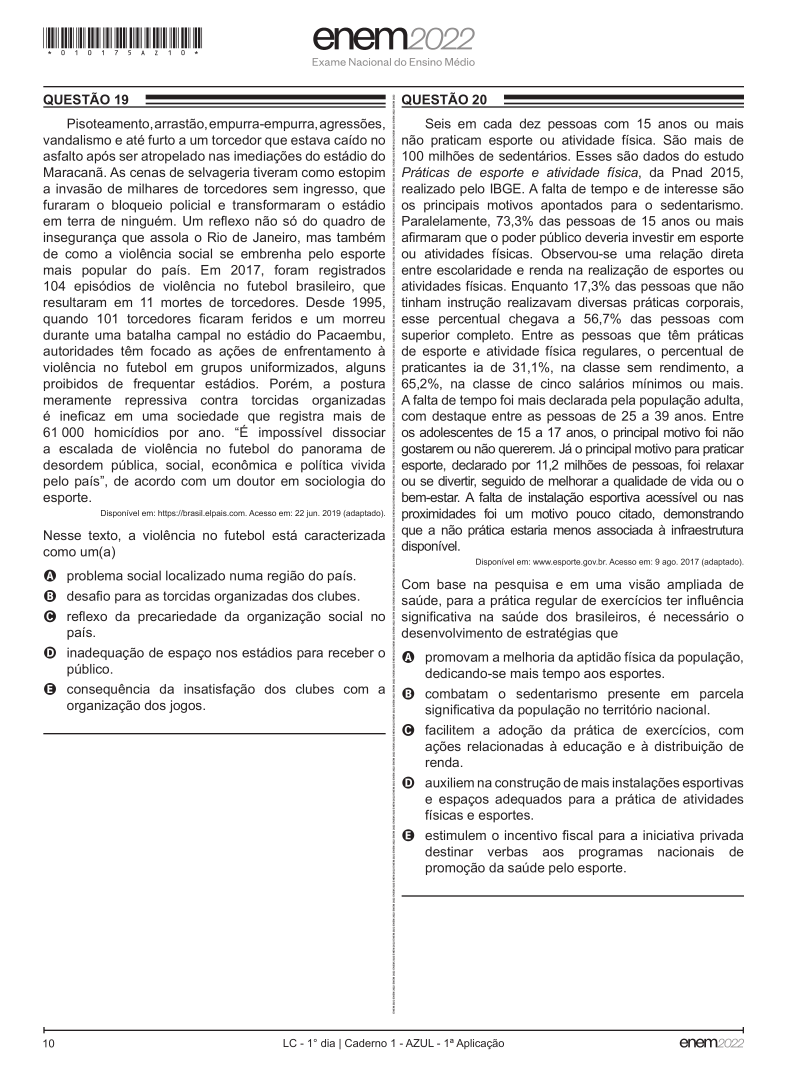
#> input picture 2.passo/imagens-convertidas/pagina_enem_10.png, 2363 x 3249 px (shown at 1/3 size); its folder holds 4 pictures in this run
$ python remover_bordas.py
#> lines starting #> are read from the running program, lines starting #| are printed output that depends on the picture
"""
Propósito: remover as bordas externas das páginas
Autor: Alexandre Nassar de Peder
Criação: 02/10/2025
Atualização: 03/06/2026

OBS1: puxe a pasta "imagens-convertidas" do passo 1 para essa pasta do passo 2

OBS2: este código vai criar uma pasta de saída chamada "sem-bordas-externas", vai cortar as margens externas de cada página e salvar as imagens cortadas nessa pasta criada

OBS3: execute o código.
"""

from PIL import Image
import os

pasta_imagens = "imagens-convertidas"
pasta_saida = "sem-bordas-externas"

os.makedirs(pasta_saida, exist_ok=True)

for nome_arquivo in os.listdir(pasta_imagens):
    if nome_arquivo.lower().endswith(".png"):
        caminho_entrada = os.path.join(pasta_imagens, nome_arquivo)
        imagem = Image.open(caminho_entrada)
#> imagem is the input picture: PIL image 2363x3249 RGB; mean R, G, B 235.2, 234.8, 234.9

        largura, altura = imagem.size
#> largura = 2363; altura = 3249
        caixa_corte = (130, 284, largura - 130, altura - 155)
#> caixa_corte = (130, 284, 2233, 3094)
        imagem_cortada = imagem.crop(caixa_corte)
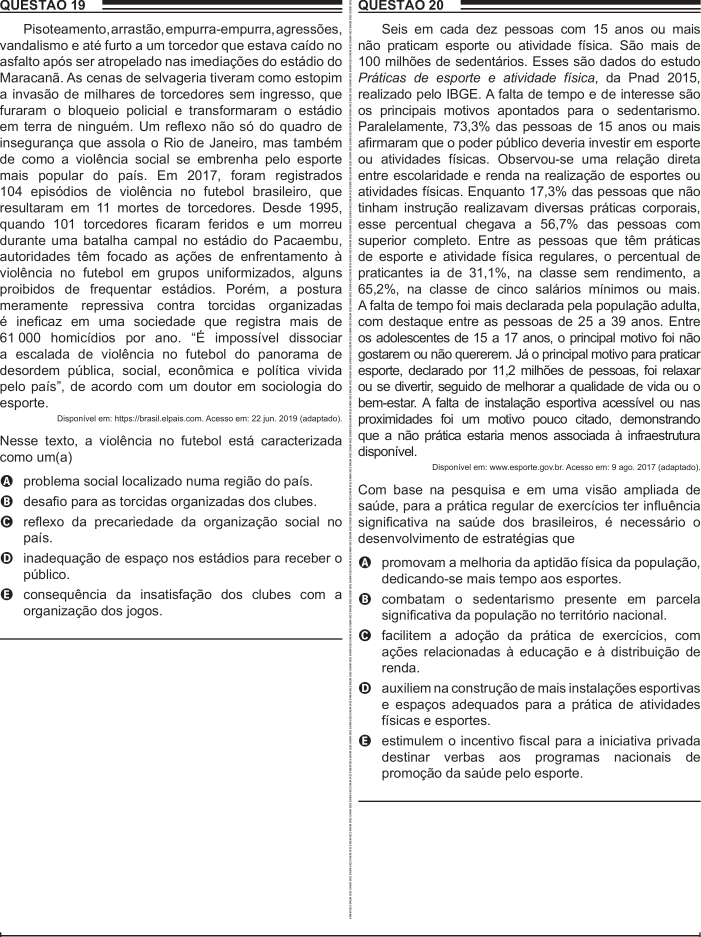
#> imagem_cortada: PIL image 2103x2810 RGB (shown at 1/3 size); mean R, G, B 230.8, 230.4, 230.5

        caminho_saida = os.path.join(pasta_saida, nome_arquivo)
        imagem_cortada.save(caminho_saida)
#> pass 2 of the loop `for nome_arquivo in os.listdir(pasta_imagens):`:
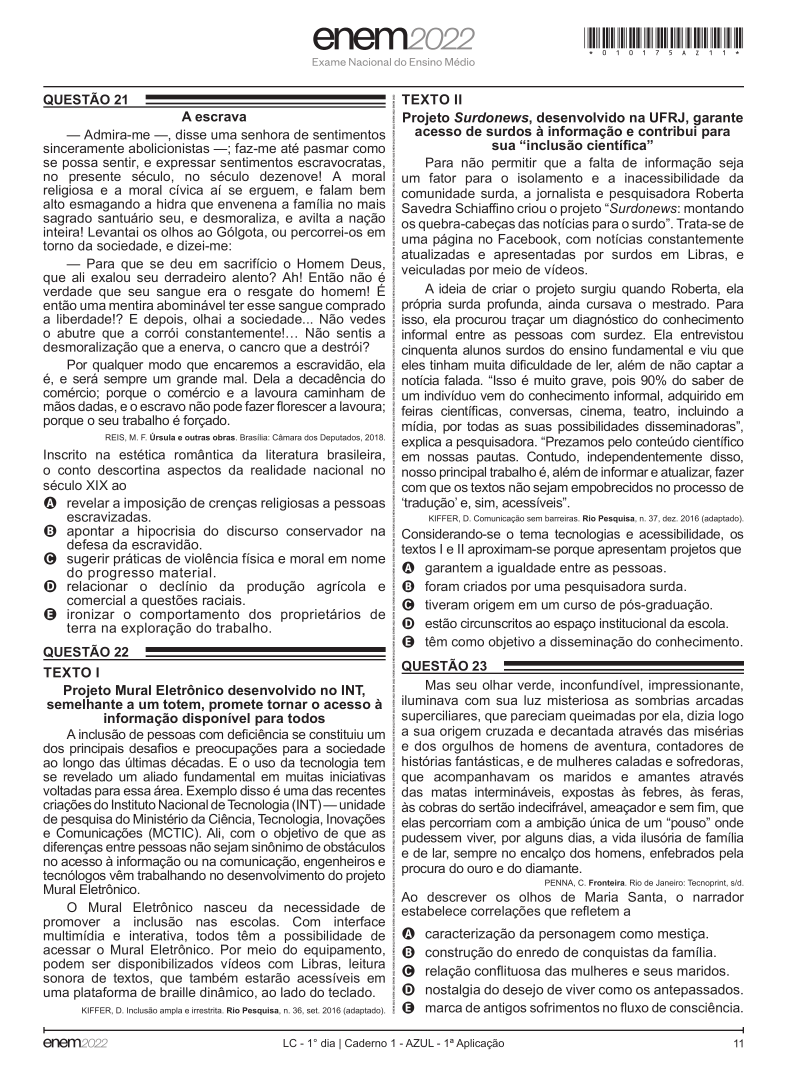
#> input picture 2.passo/imagens-convertidas/pagina_enem_11.png, 2363 x 3249 px (shown at 1/3 size)
#> imagem is the input picture: PIL image 2363x3249 RGB; mean R, G, B 226.5, 226, 226.1
#> `imagem_cortada = imagem.crop(caixa_corte)`:
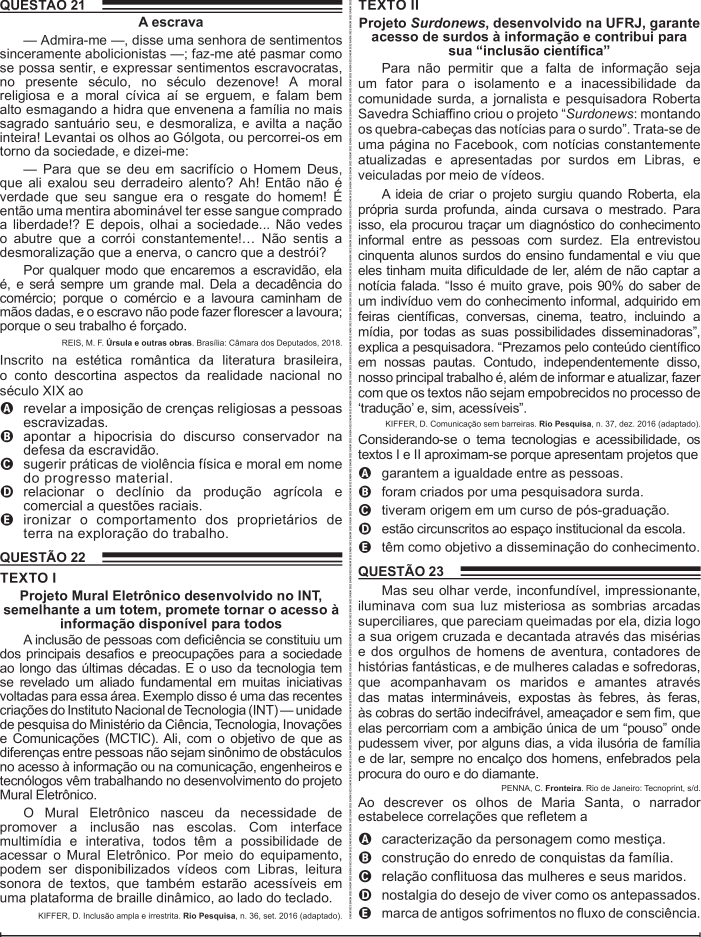
#> imagem_cortada: PIL image 2103x2810 RGB (shown at 1/3 size); mean R, G, B 219.5, 218.9, 219.1
#> pass 3 of the loop `for nome_arquivo in os.listdir(pasta_imagens):`:
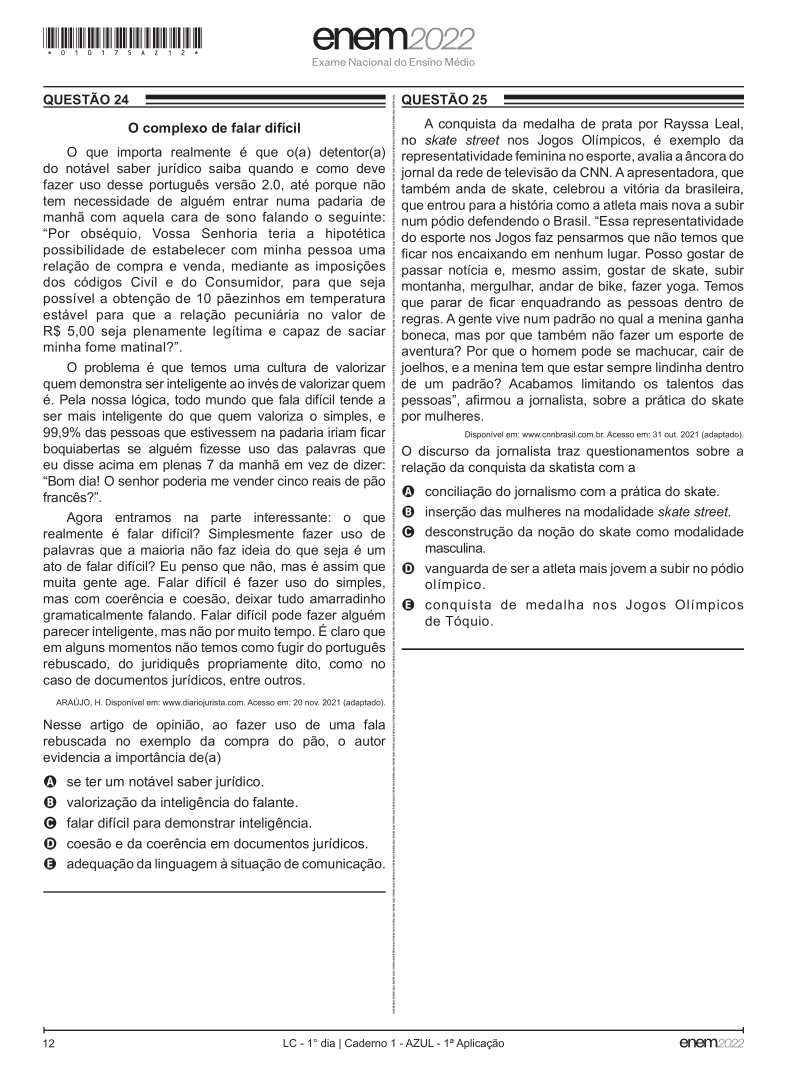
#> input picture 2.passo/imagens-convertidas/pagina_enem_12.png, 2363 x 3249 px (shown at 1/3 size)
#> imagem is the input picture: PIL image 2363x3249 RGB; mean R, G, B 236.7, 236.3, 236.4
#> `imagem_cortada = imagem.crop(caixa_corte)`:
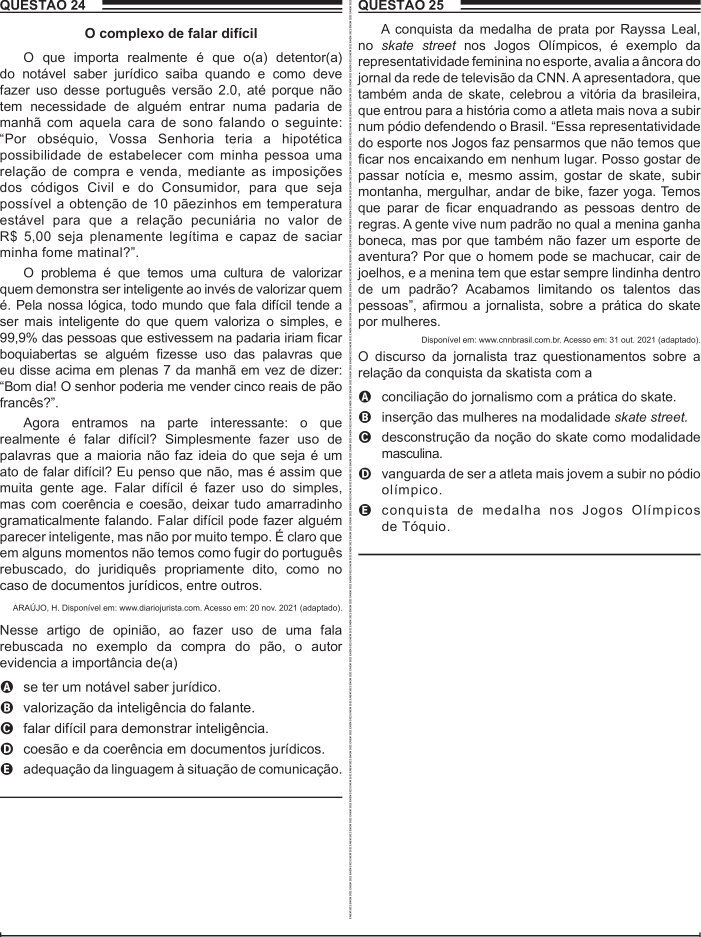
#> imagem_cortada: PIL image 2103x2810 RGB (shown at 1/3 size); mean R, G, B 232.8, 232.4, 232.5
#> the loop made 4 passes; the first 3 are shown

print("Recorte das bordas concluído.")
